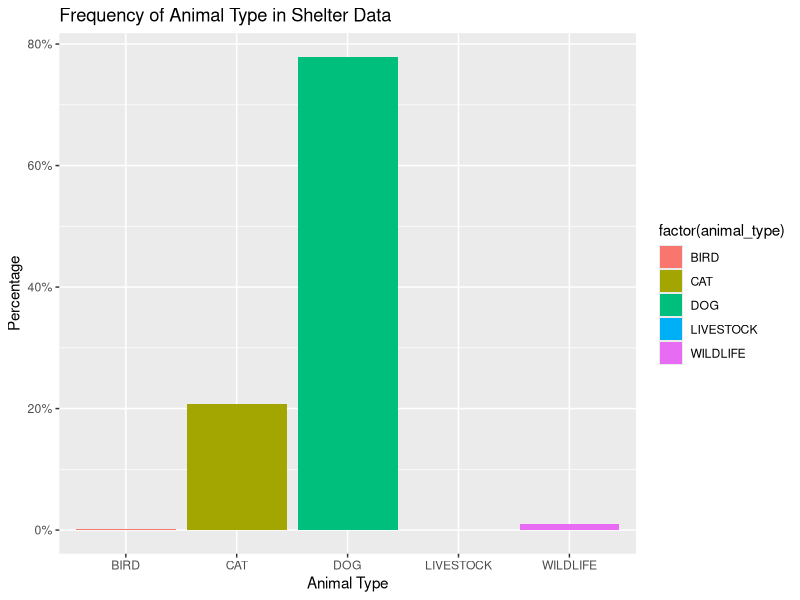
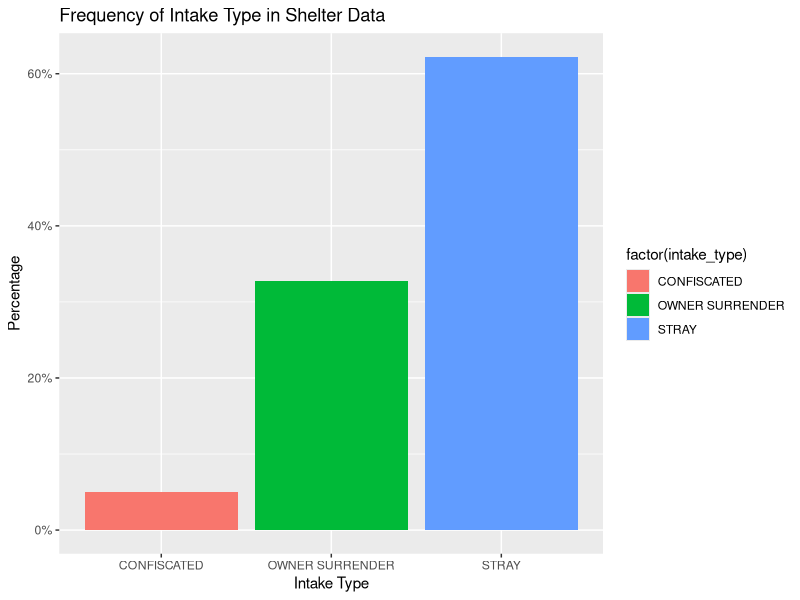
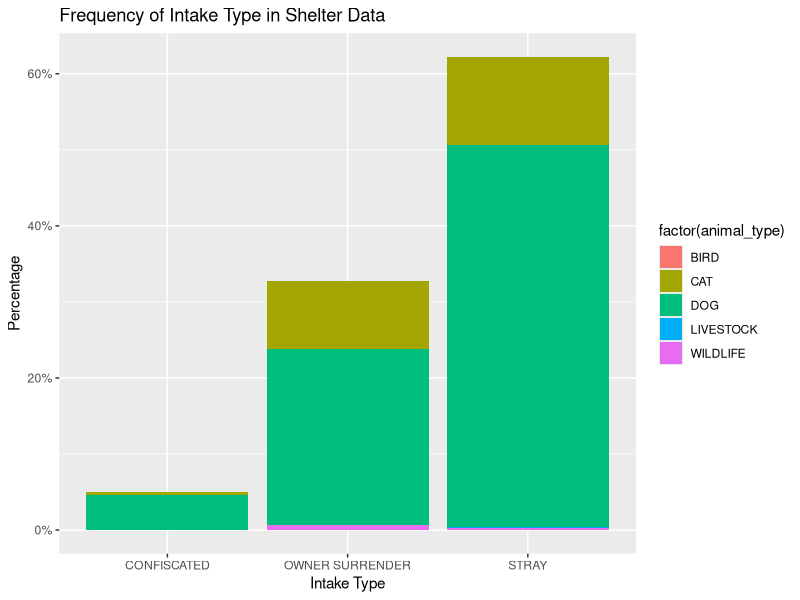

Write R code to recreate these figures, in order. (Note: this script raises an error after producing the figures.)
## ---- chunk 1
knitr::opts_chunk$set(echo = TRUE)
library(readr)
library(ggplot2)
library(tidyr)
library(dplyr)
library(kableExtra)
library(scales)
library(skimr)
library(magrittr)
animals = read_csv("dataset11.csv")
## ---- chunk 2

animals %>% 
  group_by(animal_type) %>% 
  summarize(counts=n()) %>% 
  mutate(proportion=percent(counts/sum(counts))) %>% 
  kable()

ggplot(animals, mapping=aes(x=animal_type, fill=factor(animal_type))) +  
  geom_bar(aes(y = (..count..)/sum(..count..))) +
  scale_y_continuous(labels=percent)+
  labs(title="Frequency of Animal Type in Shelter Data",
       x="Animal Type", y="Percentage")
  
## ---- chunk 3

#animals$date = as.yearmon(paste(animals$year, animals$month), "%Y %m")

animals %>% 
  group_by(intake_type) %>% 
  summarize(counts=n()) %>% 
  mutate(proportion=percent(counts/sum(counts))) %>% 
  kable()

ggplot(animals, mapping=aes(x=intake_type, fill=factor(intake_type))) +  
  geom_bar(aes(y = (..count..)/sum(..count..))) +
  scale_y_continuous(labels=percent)+
  labs(title="Frequency of Intake Type in Shelter Data",
       x="Intake Type", y="Percentage")

ggplot(animals, mapping=aes(x=intake_type, fill=factor(animal_type))) +  
  geom_bar(aes(y = (..count..)/sum(..count..))) +
  scale_y_continuous(labels=percent)+
  labs(title="Frequency of Intake Type in Shelter Data",
       x="Intake Type", y="Percentage")
## ---- chunk 4

# adding a date column
View(animals)
animals %>% 
  group_by(date) %>% 
  summarize(Animals_arriving=n()) %>% 
  ggplot(mapping = aes(x=date, y=Animals_arriving))+
  geom_line(col="blue")+
  labs(title="Animals Arrival Timeseries", x="Date", y="Animal Arrival")

## ---- chunk 5

animals %>% 
  select(time_at_shelter) %>% 
  skim() %>% 
  kable

animals %>% 
  select(time_at_shelter) %>% 
  ggplot(mapping=aes(x=time_at_shelter))+
  geom_histogram(col="white", binwidth = 3)

###
# split time:
# 0-2: Very Short
# 3-5: short
# 6-8: mid
# 9-11: long
# 11+: Very long
